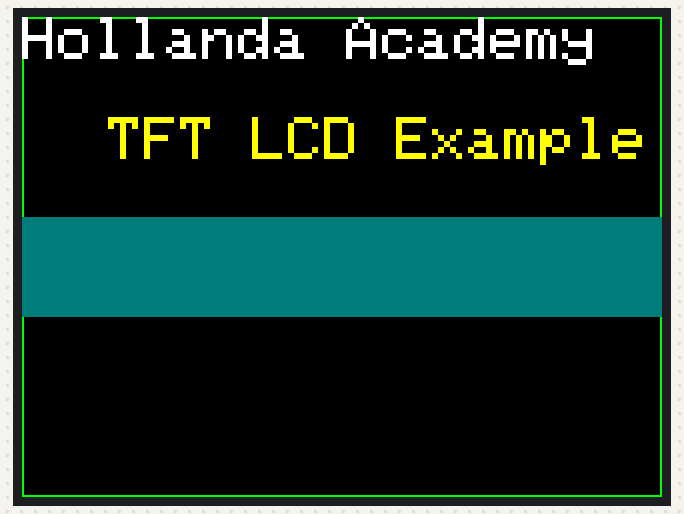
This sketch was run on a simulated ESP32. Parts: 320×240 colour display. What the sketch prints to the serial monitor is not drawn.

Above: at 0.2 s.
At 1.3 s:
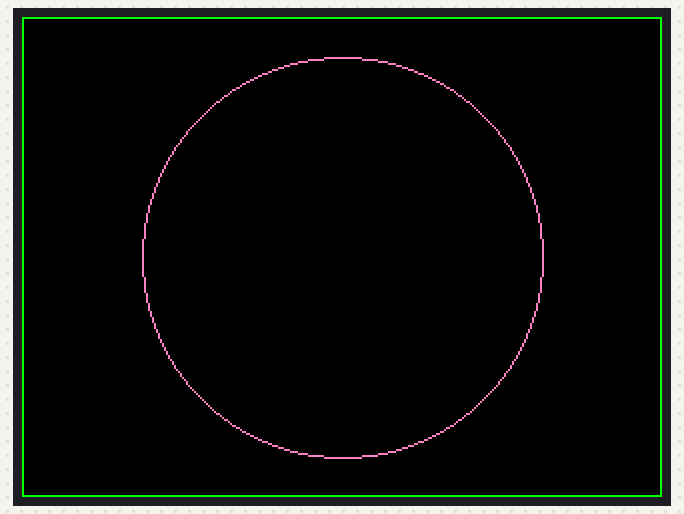
At 2.3 s:
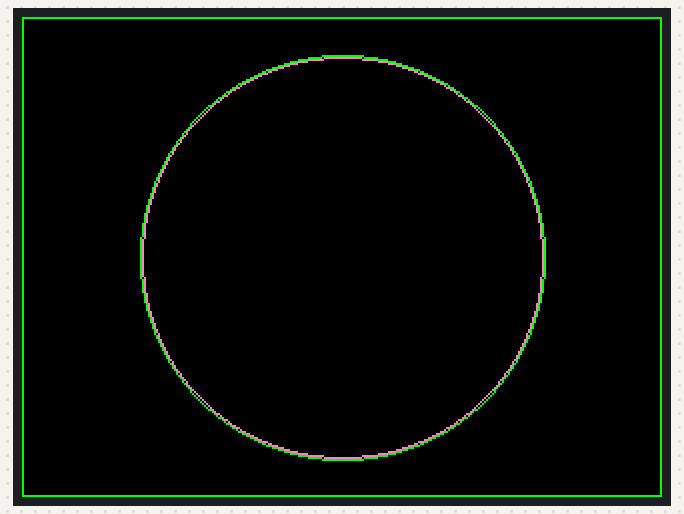
At 3.3 s:
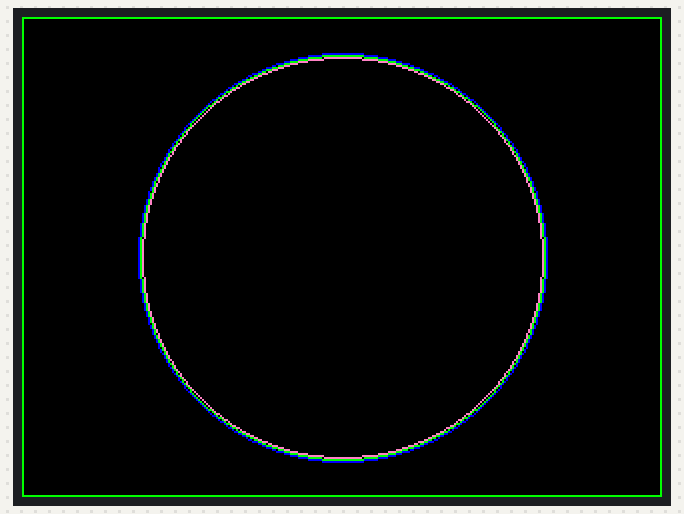
At 4.3 s:
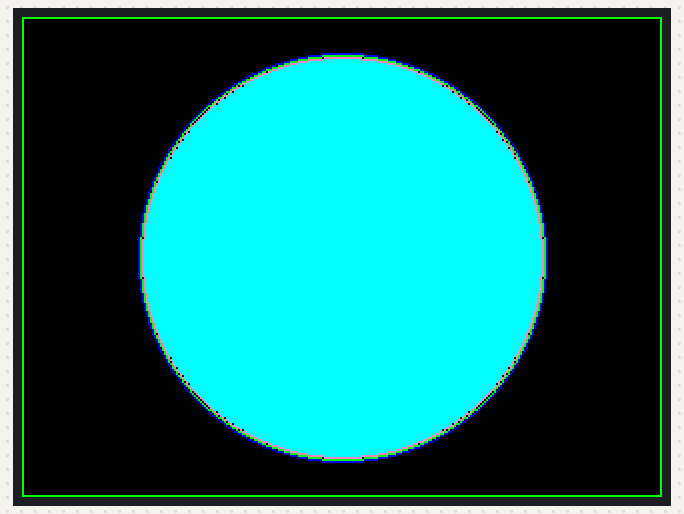
At 5.4 s:
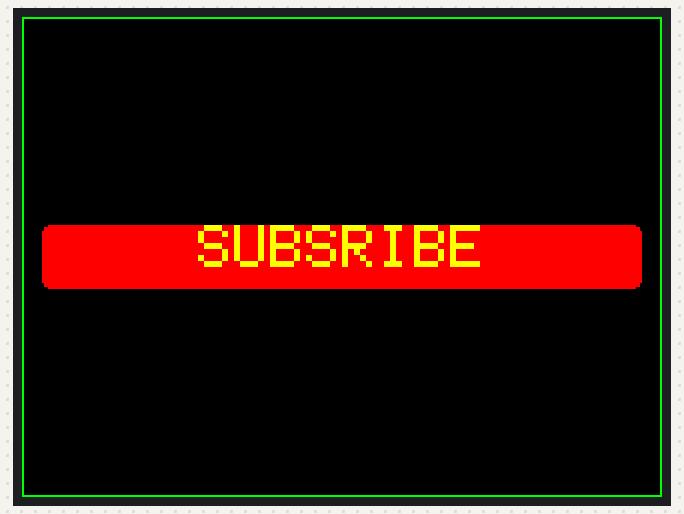

Measured:
- what the display in image 1 shows lasts 1.0 s, from 1.3 s to 2.3 s
- what the display in image 4 shows lasts 1.1 s, from 4.3 s to 5.4 s

The sketch:

sketch.ino
```cpp
/*
  TFT LCD CONNECTION
  CS   : 5
  MISO : 19
  MOSI : 23
  SCK  : 18
  CD   : 17
  RST  : 16
*/
#include <Adafruit_GFX.h>
#include <Adafruit_ILI9341.h>

#define TFT_DC 17
#define TFT_CS 5
Adafruit_ILI9341 tft = Adafruit_ILI9341(TFT_CS, TFT_DC);

//color definition
#define BLACK 0x0000       ///<   0,   0,   0
#define NAVY 0x000F        ///<   0,   0, 123
#define DARKGREEN 0x03E0   ///<   0, 125,   0
#define DARKCYAN 0x03EF    ///<   0, 125, 123
#define MAROON 0x7800      ///< 123,   0,   0
#define PURPLE 0x780F      ///< 123,   0, 123
#define OLIVE 0x7BE0       ///< 123, 125,   0
#define LIGHTGREY 0xC618   ///< 198, 195, 198
#define DARKGREY 0x7BEF    ///< 123, 125, 123
#define BLUE 0x001F        ///<   0,   0, 255
#define GREEN 0x07E0       ///<   0, 255,   0
#define CYAN 0x07FF        ///<   0, 255, 255
#define RED 0xF800         ///< 255,   0,   0
#define MAGENTA 0xF81F     ///< 255,   0, 255
#define YELLOW 0xFFE0      ///< 255, 255,   0
#define WHITE 0xFFFF       ///< 255, 255, 255
#define ORANGE 0xFD20      ///< 255, 165,   0
#define GREENYELLOW 0xAFE5 ///< 173, 255,  41
#define PINK 0xFC18        ///< 255, 130, 198

//global variable
String text;
unsigned int i, j, w, h;


void setup() {
  // put your setup code here, to run once:
  Serial.begin(115200);
  Serial.println("ESP32 TFT ILI9341");
  //start tft
  tft.begin();

  //set rotation to landscape
  tft.setRotation(1);
  //create a box to the border of TFT
  tft.drawRect(0, 0, 320, 240, GREEN);

  //setting text parameter
  tft.setTextColor(WHITE); // set text color
  tft.setTextSize(3); // set text size
  tft.setCursor(0, 0); // set text cursor
  tft.print("Hollanda Academy"); //print the text

  //set the text to center
  tft.setTextColor(YELLOW); // set text color
  tft.setTextSize(3);
  text = "TFT LCD Example";
  getTextBounds(text, 3);
  tft.setCursor((320 - w) / 2, 50);
  tft.print(text);

  //create a fill rectangle
  tft.fillRect(0, 100, 320, 50, DARKCYAN);

  delay(1000);

  //erase all
  tft.fillScreen(BLACK);

  //make a border again
  tft.drawRect(0, 0, 320, 240, GREEN);

  //let make a circle in the center of TFT
  tft.drawCircle(320 / 2, 240 / 2, 100, PINK);
  delay(1000);
  //lets bold the circle with other color
  tft.drawCircle(320 / 2, 240 / 2, 101, GREEN);
  delay(1000);
  tft.drawCircle(320 / 2, 240/2, 102, BLUE);
  delay(1000);

  //lets fill the circle with different color
  tft.fillCircle(320 / 2, 240 / 2, 99, CYAN);
  delay(1000);

  //lets erase the circle without fillScreen
  tft.fillRect(10, 10, 300, 220, BLACK);

  //make a subscribe text in the center
  text = "SUBSRIBE";
  getTextBounds("SUBSRIBE", 4);
  tft.fillRoundRect(10, 240 / 2-h/2, 300, h, 4, RED);
  tft.setCursor((320-w)/2,(240-h)/2);
  tft.print(text);
}

void loop() {
  // put your main code here, to run repeatedly:
  delay(10); // this speeds up the simulation
}


//function to get text bound
void getTextBounds(String Str, byte sizes) {
  int widths = 6;
  int heights = 8;

  unsigned int jumlahKarakter = Str.length();
  w = (jumlahKarakter-2) * widths * sizes;
  h = heights * sizes;
}
```
